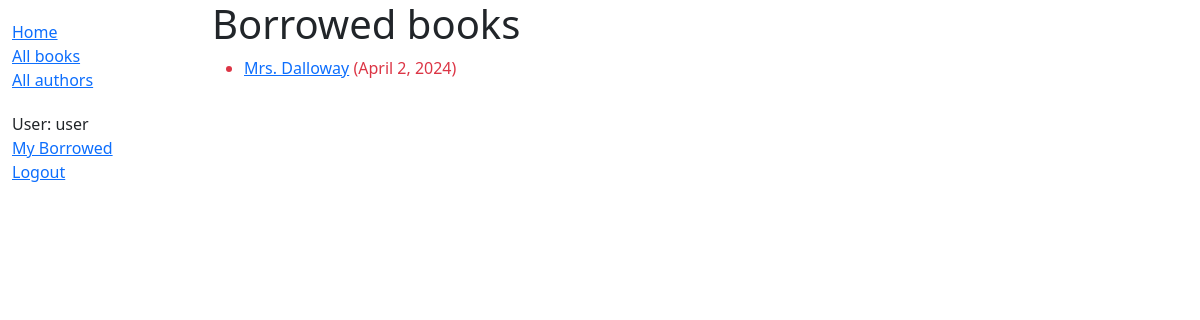
/catalog/mybooks/ (signed in), run on an earlier commit of the app's database.
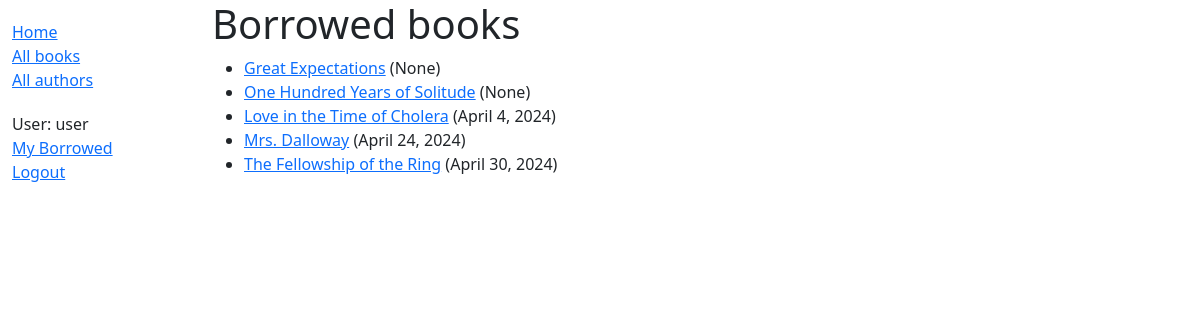
And on a later commit of the database.
### catalog/models.py (models this page shows, shortened)
class BookInstance(models.Model):
    id = models.UUIDField(primary_key=True, default=uuid.uuid4,
                        help_text="Unique ID for this particular book across whole library")
    book = models.ForeignKey('Book', on_delete=models.RESTRICT, null=True)
    imprint = models.CharField(max_length=200)
    due_back = models.DateField(null=True, blank=True)
    borrower = models.ForeignKey(settings.AUTH_USER_MODEL, on_delete=models.SET_NULL, null=True, blank=True)
    LOAN_STATUS = (
        ('m', 'Maintenance'),
        ('o', 'On loan'),
        ('a', 'Available'),
        ('r', 'Reserved'),
    )
    status = models.CharField(
        max_length=1,
        choices=LOAN_STATUS,
        blank=True,
        default='m',
        help_text='Book availability',
    )
    class Meta:
        ordering = ['due_back']
        permissions = (("can_mark_returned", "Set book as returned"),)
    @property
    def is_overdue(self):
        return bool(self.due_back and date.today() > self.due_back)

class Book(models.Model):
    title = models.CharField(max_length=200)
    author = models.ForeignKey('Author', on_delete=models.RESTRICT, null=True)
    summary = models.TextField(
        max_length=1000, help_text="Enter a brief description of the book")
    isbn = models.CharField('ISBN', max_length=13,
                            unique=True,
                            help_text='13 Character <a href="https://www.isbn-international.org/content/what-isbn'
                                      '">ISBN number</a>')
    genre = models.ManyToManyField(
        Genre, help_text="Select a genre for this book")
    language = models.ForeignKey('Language', on_delete=models.SET_NULL, null=True)
    def display_genre(self):
        """Create a string for the Genre. This is required to display genre in Admin."""
        return ', '.join(genre.name for genre in self.genre.all()[:3])
    display_genre.short_description = 'Genre'

### catalog/views.py (the view)
# urls.py: path('mybooks/', views.LoanedBooksByUserListView.as_view(), name='my-borrowed'),
class LoanedBooksByUserListView(LoginRequiredMixin,generic.ListView):
    model = BookInstance
    template_name = 'catalog/bookinstance_list_borrowed_user.html'
    paginate_by = 10
    def get_queryset(self):
        return (
            BookInstance.objects.filter(borrower=self.request.user)
            .filter(status__exact='o')
            .order_by('due_back')
        )

### catalog/templates/catalog/bookinstance_list_borrowed_user.html
{% extends "base_generic.html" %} {% block content %}
<h1>Borrowed books</h1>
{% if bookinstance_list %}
<ul>
  {% for bookinst in bookinstance_list %}
  <li class="{% if bookinst.is_overdue %}text-danger{% endif %}">
    <a href="{% url 'book-detail' bookinst.book.pk %}"
      >{{ bookinst.book.title }}</a
    >
    ({{ bookinst.due_back }})
  </li>
  {% endfor %}
</ul>
{% else %}
<p>There are no books borrowed.</p>
{% endif %} {% endblock %}

What changed in the data, as far as the page shows it:
now on this page (row edited): BookInstance: book "Great Expectations", due_back "None"
now on this page (row edited): BookInstance: book "One Hundred Years of Solitude", due_back "None"
now on this page (row edited): BookInstance: book "Love in the Time of Cholera", due_back "April 4, 2024"
changed BookInstance "Mrs. Dalloway": due_back "April 2, 2024" → "April 24, 2024"
now on this page (row edited): BookInstance: book "The Fellowship of the Ring", due_back "April 30, 2024"
